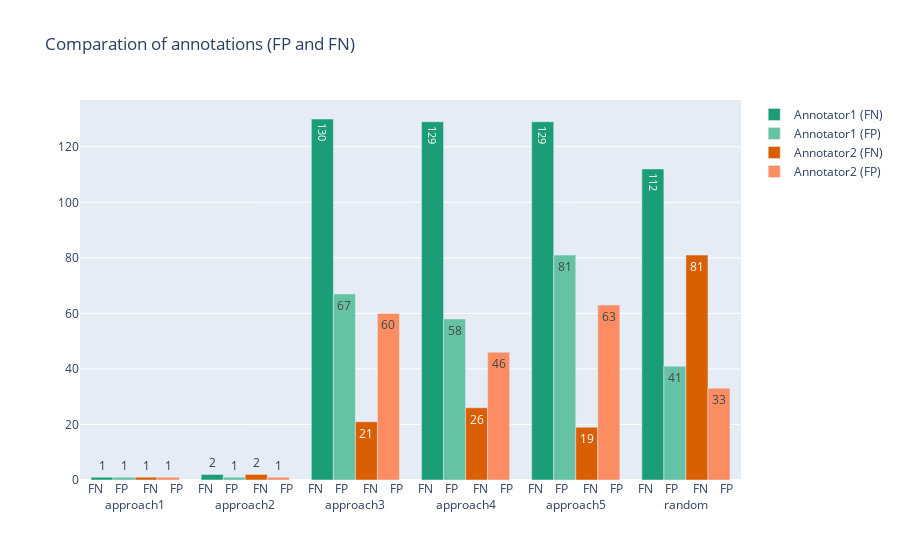

The notebook cell saved with this chart:
### Code cell
approaches = df_ann1_summ["approach"].map(lambda x: "FN    FP     FN    FP</br></br>" + x[:-5])

fig = go.Figure(data=[
    go.Bar(name="Annotator1 (FN)", x=approaches, y=df_ann1_summ["FN"], text=df_ann1_summ["FN"], marker_color=px.colors.qualitative.Dark2[0]),
    go.Bar(name="Annotator1 (FP)", x=approaches, y=df_ann1_summ["FP"], text=df_ann1_summ["FP"], marker_color=px.colors.qualitative.Set2[0]),
    go.Bar(name="Annotator2 (FN)", x=approaches, y=df_ann2_summ["FN"], text=df_ann2_summ["FN"], marker_color=px.colors.qualitative.Dark2[1]),
    go.Bar(name="Annotator2 (FP)", x=approaches, y=df_ann2_summ["FP"], text=df_ann2_summ["FP"], marker_color=px.colors.qualitative.Set2[1]),
])
fig.update_layout(title_text='Comparation of annotations (FP and FN)', barmode="group")
fig.update_xaxes(tickvals=[0,1,2,3,4,5],ticktext=approaches)
fig.show()

### Figure 1 — Plotly figure (JSON) as saved in the notebook; plotly's stock layout.template omitted (floating-point values rounded to 4 significant figures)
{"data": [{"marker": {"color": "rgb(27,158,119)"}, "name": "Annotator1 (FN)", "text": [1, 2, 130, 129, 129, 112], "type": "bar", "x": ["FN    FP     FN    FP</br></br>approach1", "FN    FP     FN    FP</br></br>approach2", "FN    FP     FN    FP</br></br>approach3", "FN    FP     FN    FP</br></br>approach4", "FN    FP     FN    FP</br></br>approach5", "FN    FP     FN    FP</br></br>random"], "y": [1, 2, 130, 129, 129, 112]}, {"marker": {"color": "rgb(102,194,165)"}, "name": "Annotator1 (FP)", "text": [1, 1, 67, 58, 81, 41], "type": "bar", "x": ["FN    FP     FN    FP</br></br>approach1", "FN    FP     FN    FP</br></br>approach2", "FN    FP     FN    FP</br></br>approach3", "FN    FP     FN    FP</br></br>approach4", "FN    FP     FN    FP</br></br>approach5", "FN    FP     FN    FP</br></br>random"], "y": [1, 1, 67, 58, 81, 41]}, {"marker": {"color": "rgb(217,95,2)"}, "name": "Annotator2 (FN)", "text": [1, 2, 21, 26, 19, 81], "type": "bar", "x": ["FN    FP     FN    FP</br></br>approach1", "FN    FP     FN    FP</br></br>approach2", "FN    FP     FN    FP</br></br>approach3", "FN    FP     FN    FP</br></br>approach4", "FN    FP     FN    FP</br></br>approach5", "FN    FP     FN    FP</br></br>random"], "y": [1, 2, 21, 26, 19, 81]}, {"marker": {"color": "rgb(252,141,98)"}, "name": "Annotator2 (FP)", "text": [1, 1, 60, 46, 63, 33], "type": "bar", "x": ["FN    FP     FN    FP</br></br>approach1", "FN    FP     FN    FP</br></br>approach2", "FN    FP     FN    FP</br></br>approach3", "FN    FP     FN    FP</br></br>approach4", "FN    FP     FN    FP</br></br>approach5", "FN    FP     FN    FP</br></br>random"], "y": [1, 1, 60, 46, 63, 33]}], "layout": {"barmode": "group", "title": {"text": "Comparation of annotations (FP and FN)"}, "xaxis": {"ticktext": ["FN    FP     FN    FP</br></br>approach1", "FN    FP     FN    FP</br></br>approach2", "FN    FP     FN    FP</br></br>approach3", "FN    FP     FN    FP</br></br>approach4", "FN    FP     FN    FP</br></br>approach5", "FN    FP     FN    FP</br></br>random"], "tickvals": [0, 1, 2, 3, 4, 5]}}}
